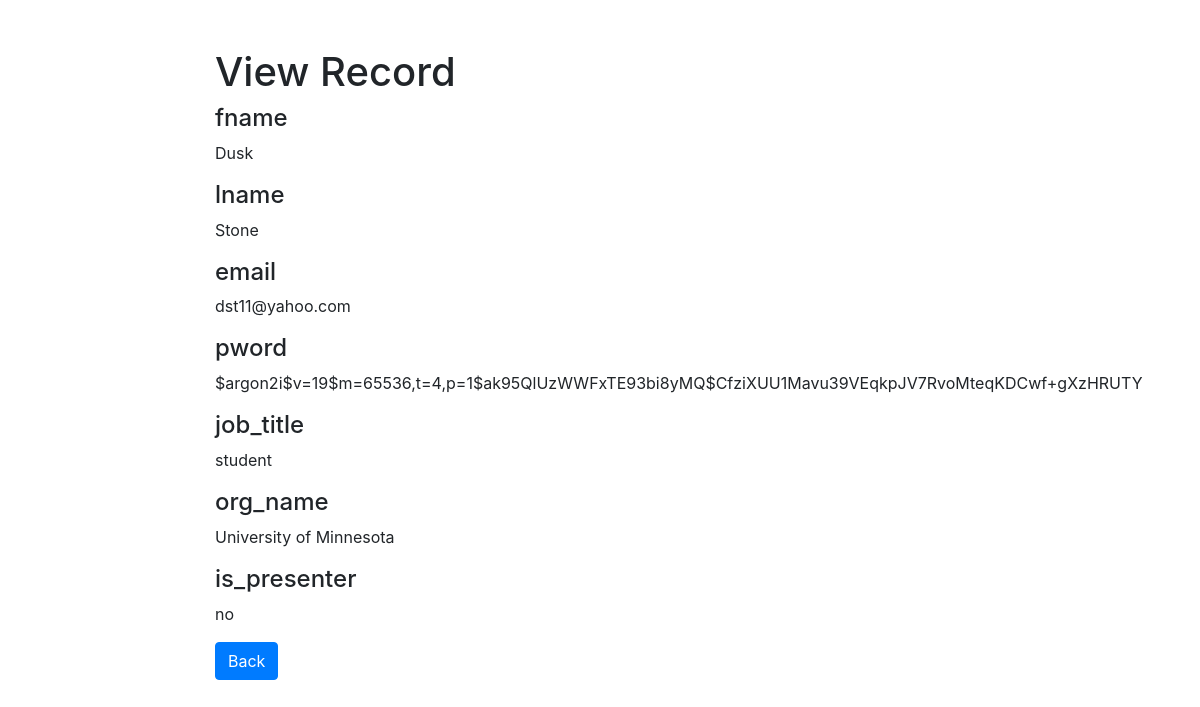
Page /admin/People-read.php?person_id=1 on the committed database.
### tables this page shows
create table People(
	person_id int auto_increment,
	fname varchar(30) not null,
	lname varchar(30) not null,
	email varchar(30) not null unique,
	pword char(96) not null,
	job_title varchar(30),
	org_name varchar(50),
	is_presenter enum('no', 'yes') not null,
	primary key (person_id)
);

### admin/People-read.php (the view, shortened to what this page needs)
<?php
if(isset($_GET["person_id"]) && !empty($_GET["person_id"])){
    require_once "config.php";
    $sql = "SELECT * FROM People WHERE person_id = ?";
    if($stmt = mysqli_prepare($link, $sql)){
        $param_id = trim($_GET["person_id"]);
		if (is_int($param_id)) $__vartype = "i";
		elseif (is_string($param_id)) $__vartype = "s";
		elseif (is_numeric($param_id)) $__vartype = "d";
		else $__vartype = "b";
        mysqli_stmt_bind_param($stmt, $__vartype, $param_id);
        if(mysqli_stmt_execute($stmt)){
            $result = mysqli_stmt_get_result($stmt);
            if(mysqli_num_rows($result) == 1){
                $row = mysqli_fetch_array($result, MYSQLI_ASSOC);
            } else{
                header("location: error.php");
                exit();
            }
        } else{
            echo "Oops! Something went wrong. Please try again later.<br>".$stmt->error;
        }
    }
} else{
    header("location: error.php");
    exit();
}
?>
<!DOCTYPE html>
<html lang="en">
<head>
    <link rel="stylesheet" href="https://stackpath.bootstrapcdn.com/bootstrap/4.5.0/css/bootstrap.min.css">
</head>
<body>
    <section class="pt-5">
        <div class="container-fluid">
            <div class="row">
                <div class="col-md-8 mx-auto">
                    <div class="page-header">
                        <h1>View Record</h1>
                    </div>
                     <div class="form-group">
                            <h4>fname</h4>
                            <p class="form-control-static"><?php echo $row["fname"]; ?></p>
                        </div><div class="form-group">
                            <h4>lname</h4>
                            <p class="form-control-static"><?php echo $row["lname"]; ?></p>
                        </div><div class="form-group">
                            <h4>email</h4>
                            <p class="form-control-static"><?php echo $row["email"]; ?></p>
                        </div><div class="form-group">
                            <h4>pword</h4>
                            <p class="form-control-static"><?php echo $row["pword"]; ?></p>
                        </div><div class="form-group">
                            <h4>job_title</h4>
                            <p class="form-control-static"><?php echo $row["job_title"]; ?></p>
                        </div><div class="form-group">
                            <h4>org_name</h4>
                            <p class="form-control-static"><?php echo $row["org_name"]; ?></p>
                        </div><div class="form-group">
                            <h4>is_presenter</h4>
                            <p class="form-control-static"><?php echo $row["is_presenter"]; ?></p>
                        </div>
                    <p><a href="People-index.php" class="btn btn-primary">Back</a></p>
                </div>
            </div>
        </div>
    </section>
</body>
</html>

### rows in the picture
people: fname "Dusk", lname "Stone", email "dst11@yahoo.com", pword "$argon2i$v=19$m=65536,t=4,p=1$ak95QlUzWWFxTE93bi8yMQ$CfziXUU1Mavu39VEqkpJV7RvoMteqKDCwf+gXzHRUTY", job_title "student", org_name "University of Minnesota", is_presenter "no"
